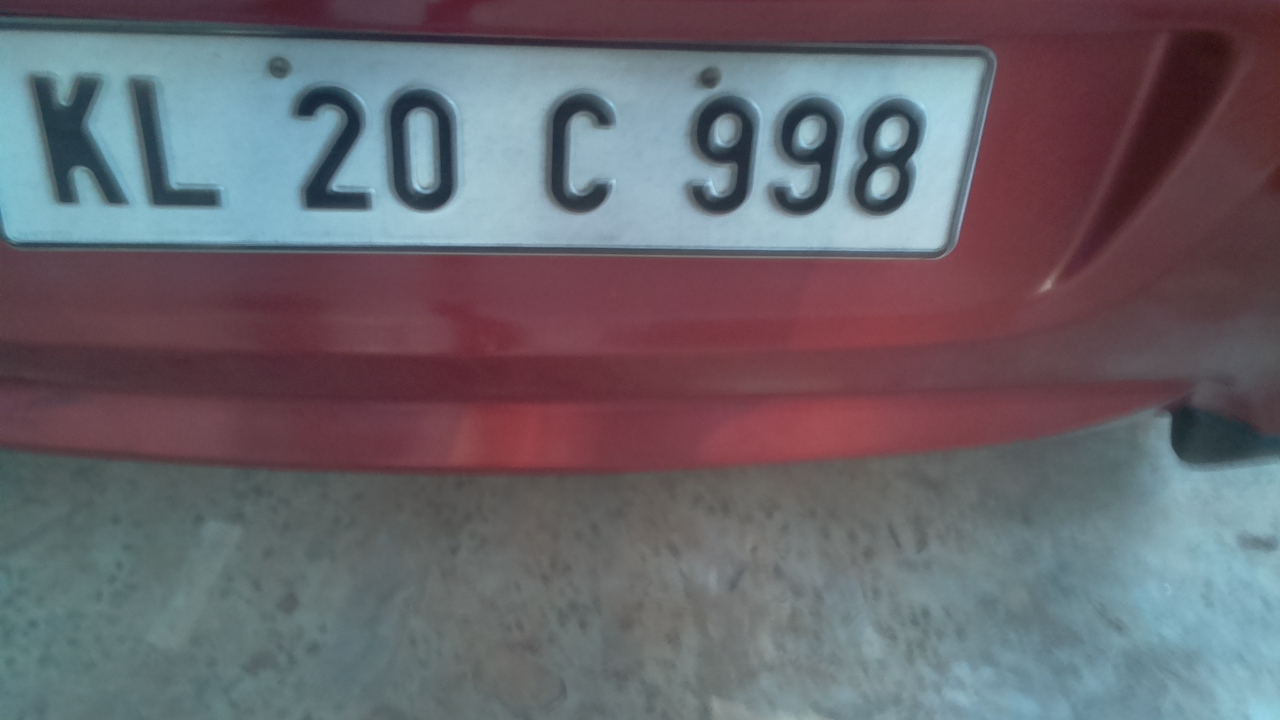
#> input picture car_image_20240421_175023.jpg, 1280 x 720 px
$ python -i PlateExtraction1.py   (imports and definitions only)
#> lines starting #> are read from the running program, lines starting #| are printed output that depends on the picture; after the words box and inside, x2 and y2 are one past the last pixel; in counts of white or black regions, pixels touching at a corner belong together
#> further down, picture is the input picture: shape (720, 1280, 3); mean B, G, R 108.5, 101.4, 105.5
import cv2
import numpy as np

def extraction(image):
    # Convert to grayscale
    gray = cv2.cvtColor(image, cv2.COLOR_BGR2GRAY)
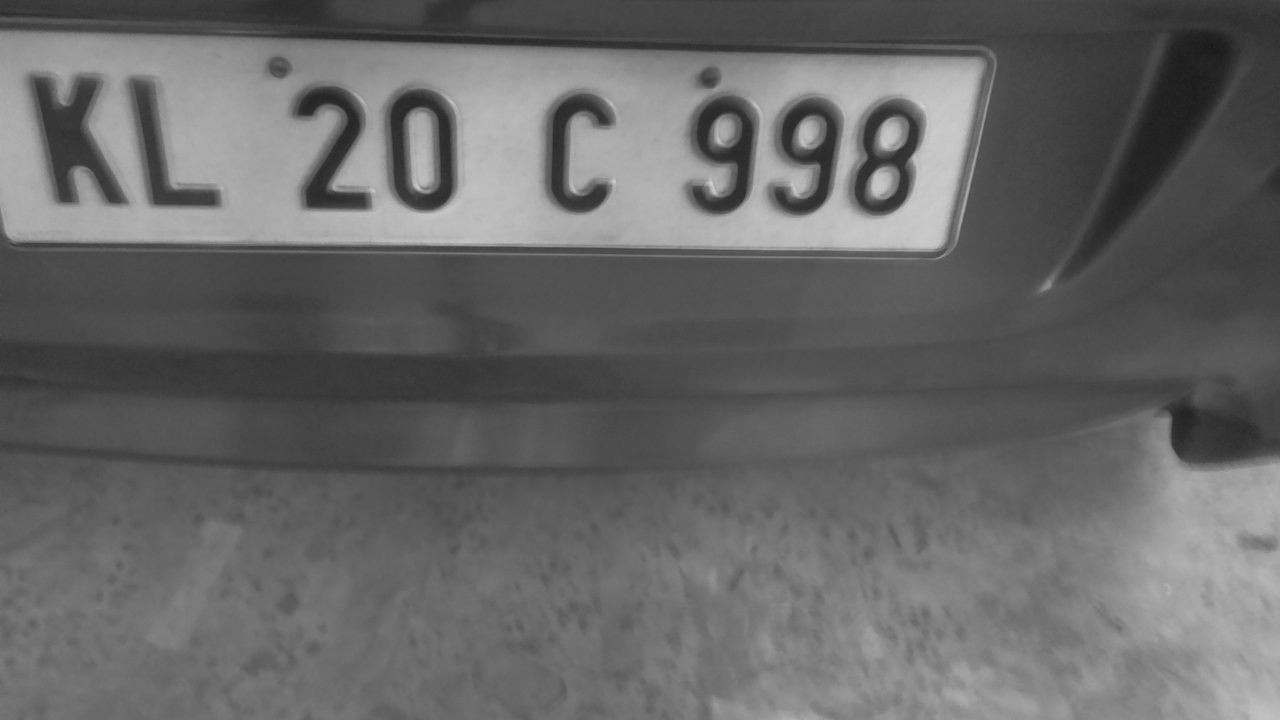
#> gray: shape (720, 1280); min 23, max 212, mean 103.4

    # Apply bilateral filter for noise reduction
    blur = cv2.bilateralFilter(gray, 11, 90, 90)

    # Apply adaptive thresholding
    _, thresh = cv2.threshold(blur, 0, 255, cv2.THRESH_BINARY | cv2.THRESH_OTSU)
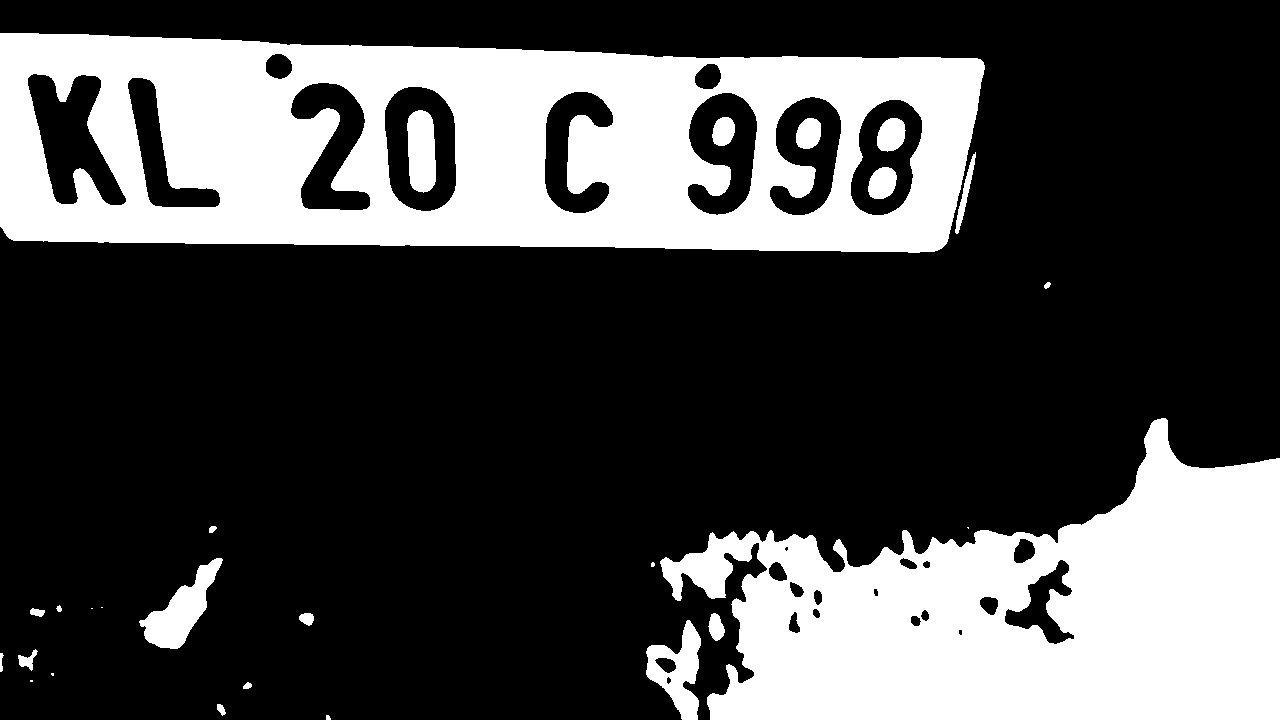
#> thresh: shape (720, 1280); 29.1% white; 27 white regions (6 under 20 px)

    # Find contours
    contours, _ = cv2.findContours(thresh, cv2.RETR_EXTERNAL, cv2.CHAIN_APPROX_SIMPLE)
#> contours = 22 contours, 8 with area under 20; largest, box (x1, y1, x2, y2) and area: (0, 33, 985, 253) 190930, (660, 418, 1280, 720) 112448, (139, 558, 223, 649) 2894, (646, 620, 701, 720) 2828, (955, 152, 976, 234) 356

    # Filter contours based on area and aspect ratio
    contours = [cnt for cnt in contours if cv2.contourArea(cnt) > 1000]
#> contours = 4 contours; box (x1, y1, x2, y2) and area: (0, 33, 985, 253) 190930, (660, 418, 1280, 720) 112448, (139, 558, 223, 649) 2894, (646, 620, 701, 720) 2828
    contours = [cnt for cnt in contours if aspect_ratio_check(cnt)]
#> contours = 1 contour; box (x1, y1, x2, y2) and area: (0, 33, 985, 253) 190930

    # Initialize plate variable
    plate = None

    # Iterate through contours
    for cnt in contours:
        # Approximate polygonal curves
        epsilon = 0.05 * cv2.arcLength(cnt, True)
        approx = cv2.approxPolyDP(cnt, epsilon, True)

        # Check if contour has 4 edges (likely a plate)
        if len(approx) == 4:
            # Get bounding rectangle
            x, y, w, h = cv2.boundingRect(cnt)
            plate = image[y:y + h, x:x + w]

            # Apply perspective transformation
            plate = perspective_transform(plate, approx.reshape(-1, 2))
            break
#> this loop made 1 pass
#> (epsilon, approx, x, y, w, h, width in perspective_transform, height in perspective_transform) on pass 1: (117.8, [[0, 226], [934, 251], [984, 65], [0, 33]], 0, 33, 985, 220, 300, 100)
#> pass 1, in extraction, `plate = image[y:y + h, x:x + w]`:
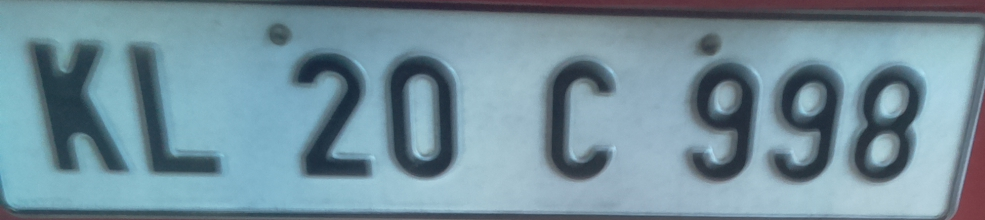
#> plate: shape (220, 985, 3); mean B, G, R 156.7, 143.9, 115.7

    return plate

def aspect_ratio_check(cnt):
    x, y, w, h = cv2.boundingRect(cnt)
    aspect_ratio = w / float(h)
    return 2.5 < aspect_ratio < 6.5

def perspective_transform(image, pts):
    # Define destination points for perspective transformation
    width, height = 300, 100
    dst_pts = np.array([[0, 0], [width - 1, 0], [width - 1, height - 1], [0, height - 1]], dtype="float32")

    # Compute perspective transform matrix
#> (the run stopped early here; a loop or call above may not have finished)

$ run again, on car_image_20240421_175057.jpg
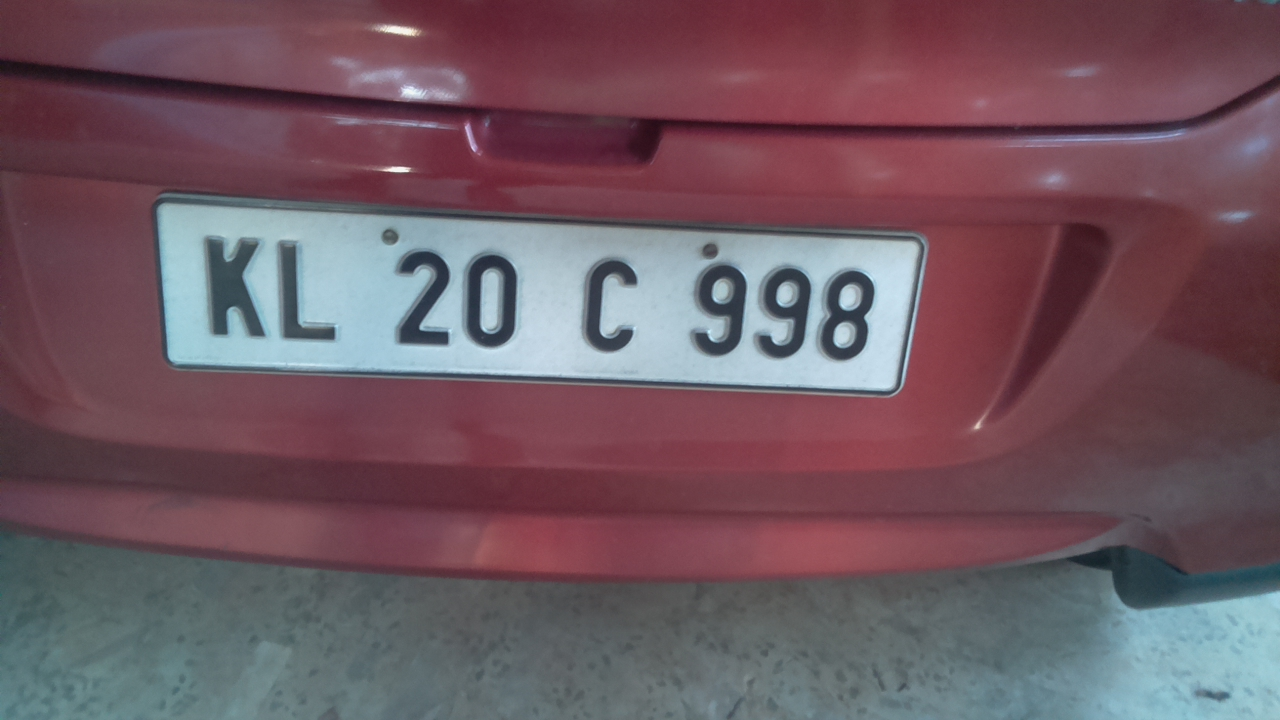
#> input picture car_image_20240421_175057.jpg, 1280 x 720 px
#> picture is the input picture: shape (720, 1280, 3); mean B, G, R 96.9, 87.8, 111.2
#> in extraction, `_, thresh = cv2.threshold(blur, 0, 255, cv2.THRESH_BINARY | cv2.THRESH..`:
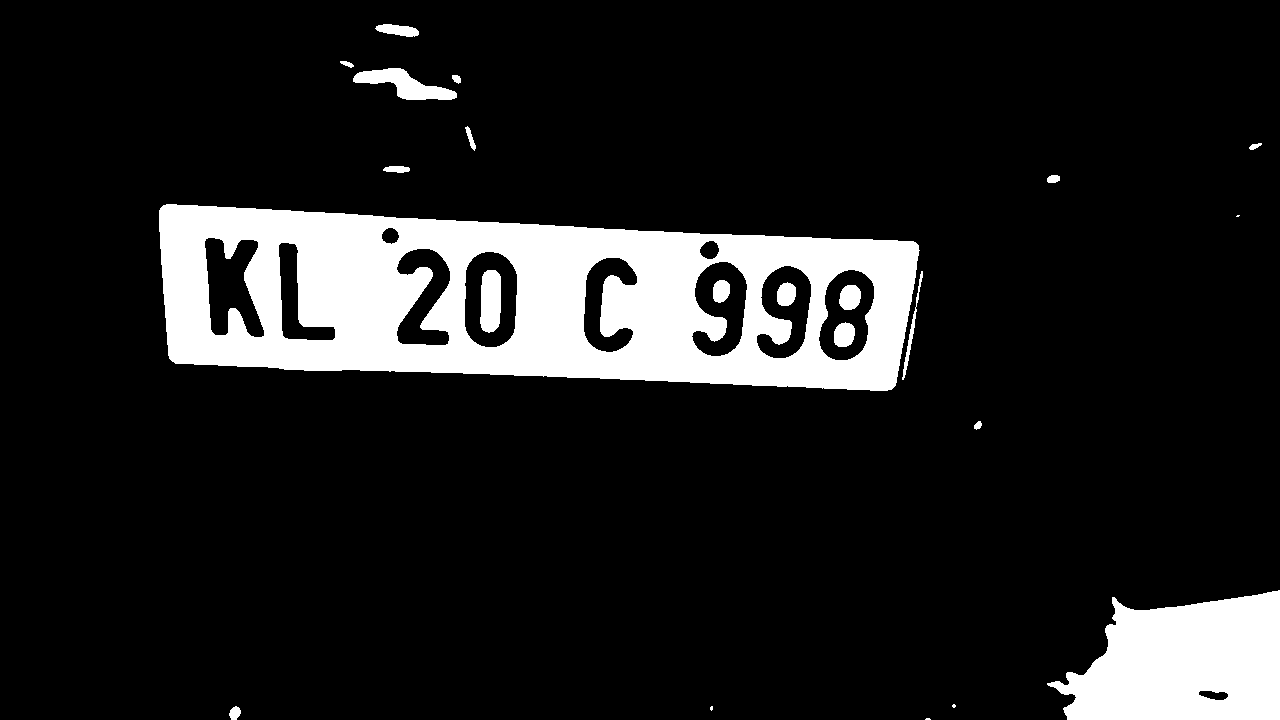
#> thresh: shape (720, 1280); 12.6% white; 22 white regions (4 under 20 px)
#> in extraction, `contours, _ = cv2.findContours(thresh, cv2.RETR_EXTERNAL, cv2.CHAIN_AP..`: contours = 17 contours, 4 with area under 20; largest, box (x1, y1, x2, y2) and area: (159, 204, 920, 391) 113243, (1047, 590, 1280, 720) 22144, (353, 68, 457, 100) 1460, (375, 24, 419, 37) 335, (902, 271, 923, 380) 209
#> in extraction, `contours = [cnt for cnt in contours if cv2.contourArea(cnt) > 1000]`: contours = 3 contours; box (x1, y1, x2, y2) and area: (159, 204, 920, 391) 113243, (1047, 590, 1280, 720) 22144, (353, 68, 457, 100) 1460
#> in extraction, `contours = [cnt for cnt in contours if aspect_ratio_check(cnt)]`: contours = 2 contours; box (x1, y1, x2, y2) and area: (159, 204, 920, 391) 113243, (353, 68, 457, 100) 1460
#> the loop in extraction, `for cnt in contours:` made 1 pass
#> (epsilon, approx, x, y, w, h, width in perspective_transform, height in perspective_transform) on pass 1: (91.35, [[159, 210], [284, 369], [887, 390], [919, 250]], 159, 204, 761, 187, 300, 100)
#> pass 1, in extraction, `plate = image[y:y + h, x:x + w]`:
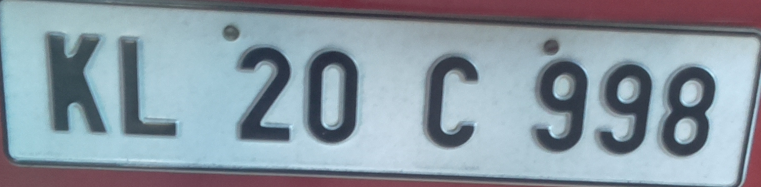
#> plate: shape (187, 761, 3); mean B, G, R 162.2, 151.4, 137.4
